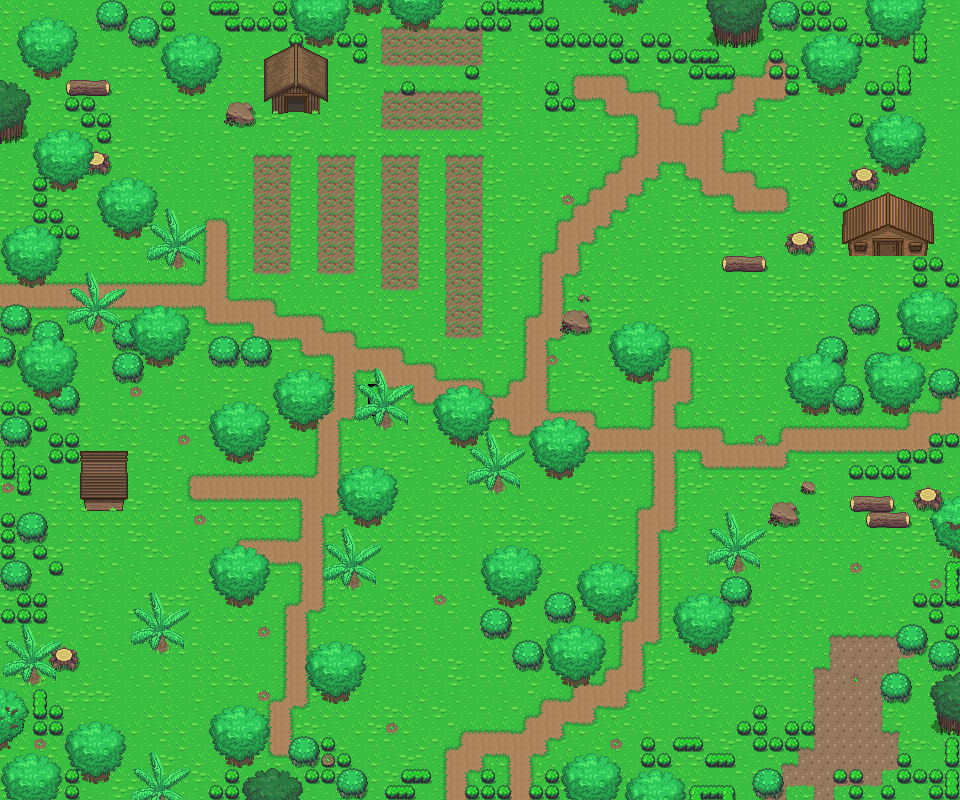

A level layout from a 2D game, rendered from its tile map. Below: a short description, then the map file with tile-grid data replaced by summaries:
An orthogonal 60x50 tile map with 16x16 px tiles, 10 tile layers (Base, endblock, Cliff, Objects 1, ...), 2 tilesets.

<map version="1.0.0" orientation="orthogonal" renderorder="left-down" width="60" height="50" tilewidth="16" tileheight="16" nextobjectid="1">
 <tileset firstgid="1" source="../Tileset/Overworld.tsx" />
 <tileset firstgid="1729" source="../Tileset/Building.tsx" />
 <layer name="Base" width="60" height="50">
  <data>[3000 cells, 3000 non-empty, 36 distinct tile ids]</data>
 </layer>
 <layer name="endblock" width="60" height="50">
  <data>[3000 cells, 330 non-empty, 65 distinct tile ids]</data>
 </layer>
 <layer name="Cliff" width="60" height="50">
  <data>[3000 cells, 0 non-empty, 0 distinct tile ids]</data>
 </layer>
 <layer name="Objects 1" width="60" height="50">
  <data>[3000 cells, 74 non-empty, 19 distinct tile ids]</data>
 </layer>
 <layer name="Plants 1" width="60" height="50">
  <data>[3000 cells, 260 non-empty, 12 distinct tile ids]</data>
 </layer>
 <layer name="Buildings 1" width="60" height="50">
  <data>[3000 cells, 53 non-empty, 53 distinct tile ids]</data>
 </layer>
 <layer name="Buildings 2" width="60" height="50">
  <data>[3000 cells, 0 non-empty, 0 distinct tile ids]</data>
 </layer>
 <layer name="Plants 2" width="60" height="50">
  <data>[3000 cells, 44 non-empty, 4 distinct tile ids]</data>
 </layer>
 <layer name="Objects 2" width="60" height="50">
  <data>[3000 cells, 0 non-empty, 0 distinct tile ids]</data>
 </layer>
 <layer name="Above Player" width="60" height="50">
  <properties>
   <property name="unity:sortingLayerName" value="AbovePlayer" />
  </properties>
  <data>[3000 cells, 338 non-empty, 38 distinct tile ids]</data>
 </layer>
</map>
